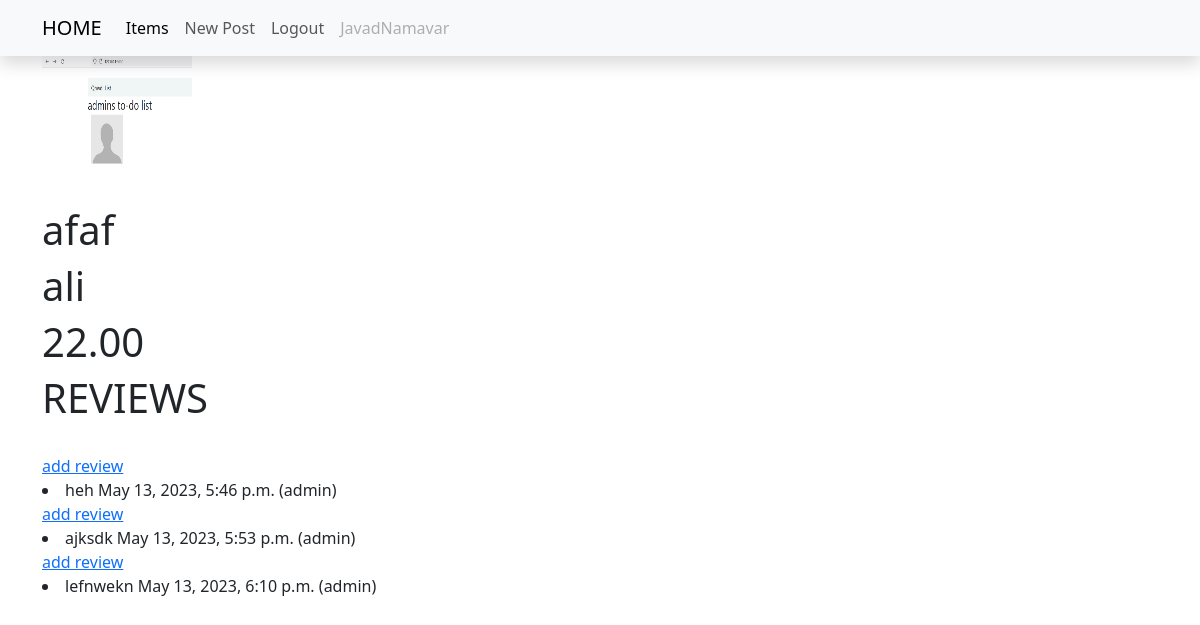
Page /items/7aaa799c-f508-4c01-9706-13e7fb4cf669 (signed in) on the committed database.
### materials/models.py (models this page shows, shortened)
class Items(models.Model):
    id = models.UUIDField(primary_key=True, default=uuid.uuid4, editable=False)
    title = models.CharField(max_length=200)
    author = models.CharField(max_length=200)
    price = models.DecimalField(max_digits=6, decimal_places=2)
    cover = models.ImageField(upload_to='covers/',blank=True)
    class Meta:
        permissions = [('special_status', 'can read all items')]

class Review(models.Model):
    item = models.ForeignKey(Items, on_delete=models.CASCADE, related_name='reviews',)
    review = models.CharField(max_length=200)
    author = models.ForeignKey(get_user_model(), on_delete=models.CASCADE)
    date_added = models.DateTimeField(auto_now_add=True)

### materials/views.py (the view)
# urls.py: path('<uuid:pk>',ItemdetailView.as_view(),name = "item_detail"),
class ItemdetailView(LoginRequiredMixin, DetailView):
    model = Items
    template_name = 'items/detail.html'
    context_object_name = "item_detail"
    login_url = 'account_login'

### templates/items/detail.html
{% extends 'base.html' %}
{% block content %}
<div class="container">
    {% if item_detail.cover %}
    <img src="{{item_detail.cover.url}}" alt="{{item_detail.title}}" height="150" width="150">
    {% endif %}
    <h1>{{ item_detail.title }}</h1>
    <h1>{{ item_detail.author }}</h1>
    <h1>{{ item_detail.price }}</h1>
    <h1>REVIEWS</h1><br>
    {% if item_detail.reviews.all %}
    {% for review in item_detail.reviews.all %}
    <a href="{% url 'review' %}">add review</a>
    <li>{{ review.review }} {{ review.date_added }} ({{review.author}})
    </li>
    {% endfor %}
    {% else %}
    <a href="{% url 'review' %}">add review</a>
    {% endif %}
</div>
{% endblock content %}

### templates/base.html (shortened to what this page needs)
<!DOCTYPE html>
<html lang="en">
<head>
    <link href="https://cdn.jsdelivr.net/npm/bootstrap@5.3.0-alpha3/dist/css/bootstrap.min.css" rel="stylesheet">
</head>
<body>
    <div class="sticky-top shadow bg-light " style="--bs-bg-opacity: 0.95">
        <nav class="navbar navbar-expand-lg container  navbar-light  ">
            <div class="container-fluid">
            <a class="navbar-brand" href="{% url 'home' %}">HOME</a>
            <div class="collapse navbar-collapse " id="navbarTogglerDemo03">
                <ul class="navbar-nav me-auto mb-2 mb-lg-0">
                <li class="nav-item">
                    <a class="nav-link active" aria-current="page" href="{% url 'item' %}">Items</a>
                    {% if user.is_authenticated %}
                    <li class="nav-item">
                        <a class="nav-link" href="{% url 'new_item' %}">New Post</a>
                    </li>
                    {% endif %}
                    {% if user.is_authenticated %}
                    <li class="nav-item">
                        <a class="nav-link" href="{% url 'account_logout' %}">Logout</a>
                    </li>
                    {% else %}
                    <li class="nav-item">
                        <a class="nav-link" href="{% url 'account_login' %}">Login/Signup</a>
                    </li>
                    {% endif %}
                <li class="nav-item ">
                    <a class="nav-link disabled">JavadNamavar</a>
                </li>
            </ul>
            </div>
            </div>
        </nav>
    </div>
    {% block content %}
    {% endblock content %}
</body>
</html>

### rows in the picture
Items: cover (picture), title "afaf", author "ali", price "22.00"
Review: review "heh", date_added "May 13, 2023, 5:46 p.m.", author "admin"
Review: review "ajksdk", date_added "May 13, 2023, 5:53 p.m.", author "admin"
Review: review "lefnwekn", date_added "May 13, 2023, 6:10 p.m.", author "admin"
